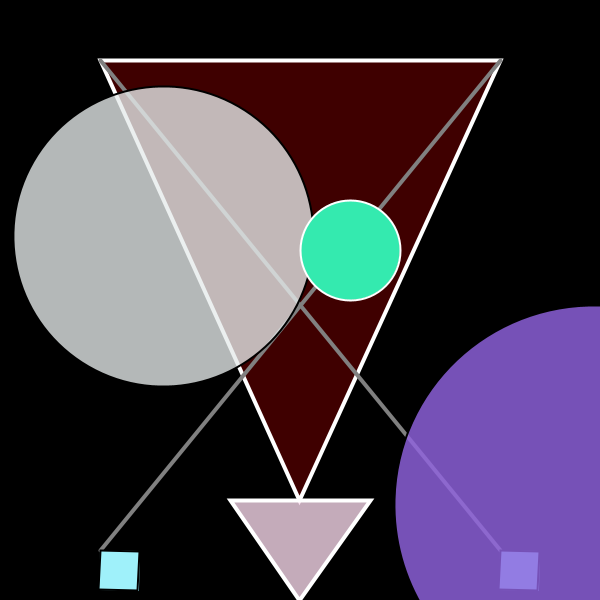
Frame 1 (no input)
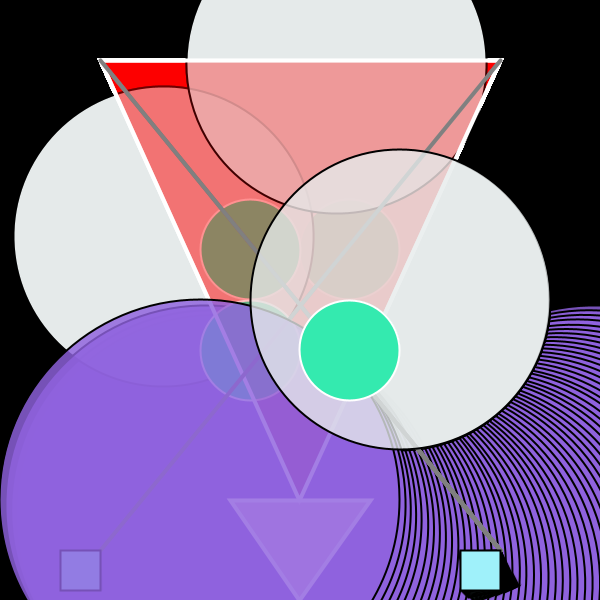
Frame 60 (the mouse pressed at the canvas centre just before this capture)
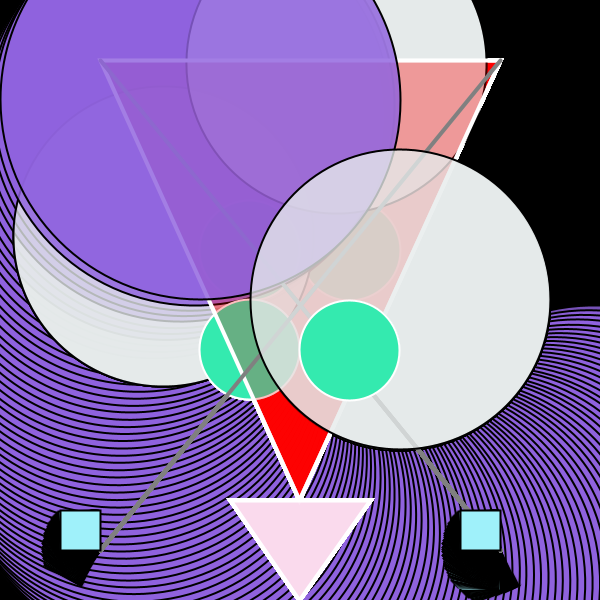
Frame 120 (the mouse held since frame 60 and released just before this capture)

The Processing sketch that drew these frames (run headless with seeded random() and noise(); from frame 60 on, the mouse is pressed at the canvas centre):

// Processing sketch: processing_52888
// ── processing_52888.pde

float theta = 0;
int MaxDepth = 3;




void setup(){
    frameRate(800);
    size(600,600);
    background(0);
   
}
void draw(){
  theta += 1.5;

     
  
  stroke(255);
  strokeWeight(4);
   fill(255,0,0,63);
  triangle(100, 60, 500, 60, 299, 500);
  fill(250, 218, 237, 200);
  triangle(230, 500, 370, 500, 299, 600);
  pushMatrix();
  popMatrix();
  strokeCap(ROUND);
  stroke(128);
  line(500, 60, 100, 550);//right line
  stroke(128);
  line(100, 60, 500, 550);//left line
  stroke(0);
  

  pushMatrix();
  fill(159,241, 250);
  translate(100, 550);
  stroke(0);
  strokeWeight(2);
  rotate(radians(theta));
  rect(0,0,40,40);
  popMatrix();
  
  pushMatrix();
  fill(159,241, 250);
  translate(500, 550);
  rotate(radians(theta));
  rect(0,0,40,40);
  //theta+= (0.1);
  popMatrix();  
  
  pushMatrix();
  fill(143, 98, 222, 210);
  translate(400,300);
  rotate(radians(theta));
  ellipse(200, 200, 400, 400);
  popMatrix();
  
  
  pushMatrix();
  fill(230, 234, 234,200);
  translate(300,200);
  rotate(radians(theta*80));
  ellipse(100, 100, 300, 300);
  popMatrix();
  
  
  
  pushMatrix();
  fill(52, 234, 175);
  stroke(255);
  translate(300, 300);
  rotate(PI*theta);
  ellipse(50, 50, 100, 100);
  popMatrix();
  
  
  
}


//pushMatrix();
//translate();
//rotate();
//drawShape();
//popMatrix();
  





  

 
 

  


  
  



  
  


  
